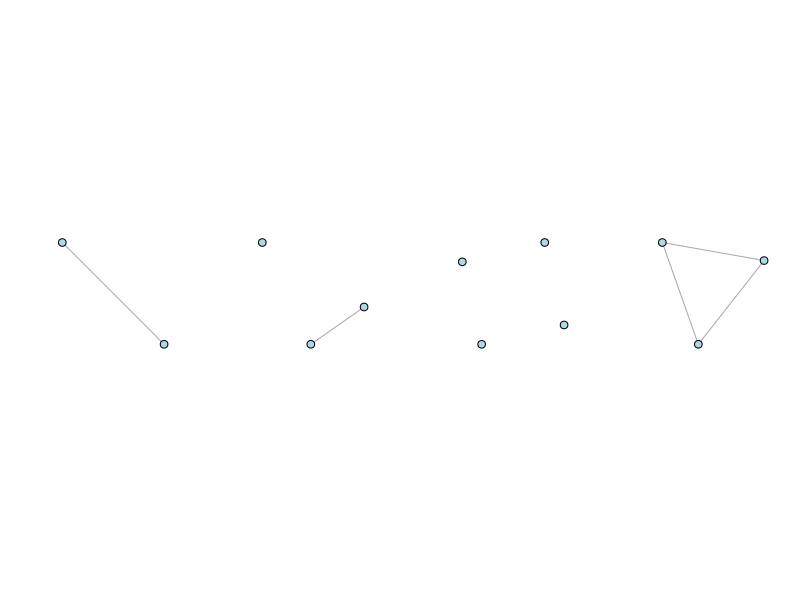

Write the R code that produced this figure.

install.packages("igraph")
library(igraph)

par(mfrow=c(1,4))
g <- erdos.renyi.game(2, 1, type = c("gnp"), directed=FALSE, loops=FALSE)
plot(g, vertex.size=15, vertex.label=NA, edge.arrow.size=20,vertex.color="light blue")
g <- erdos.renyi.game(3, 0.6, type = c("gnp"), directed=FALSE, loops=FALSE)
plot(g, vertex.size=15, vertex.label=NA, edge.arrow.size=20,vertex.color="light blue")
g <- erdos.renyi.game(4, 0.4, type = c("gnp"), directed=FALSE, loops=FALSE)
plot(g, vertex.size=15, vertex.label=NA, edge.arrow.size=0.2,vertex.color="light blue")
g <- erdos.renyi.game(3, 1, type = c("gnp"), directed=FALSE, loops=FALSE)
plot(g, vertex.size=15, vertex.label=NA, edge.arrow.size=0.2,vertex.color="light blue")
par(mfrow=c(1,1))
